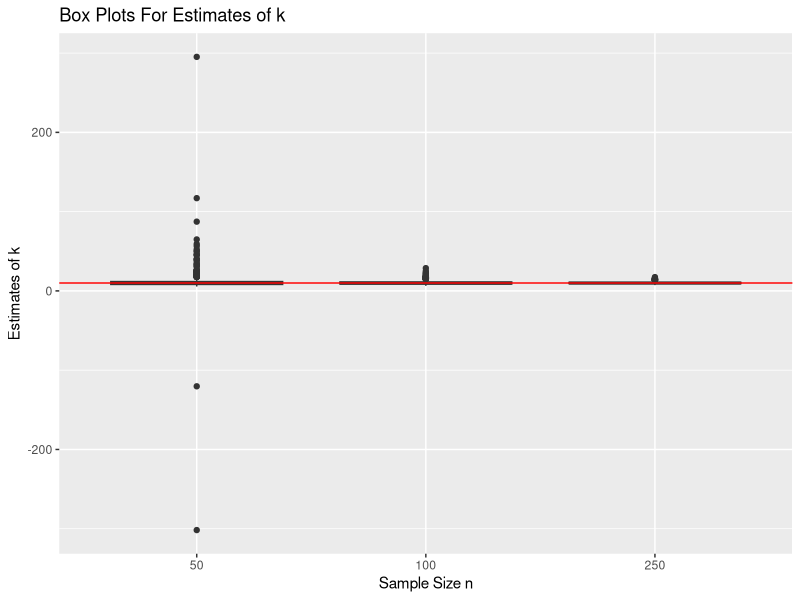
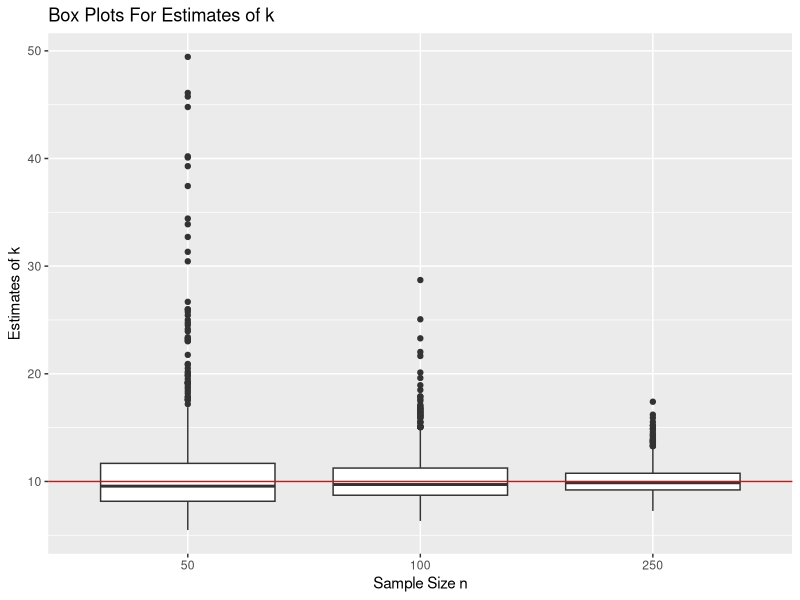
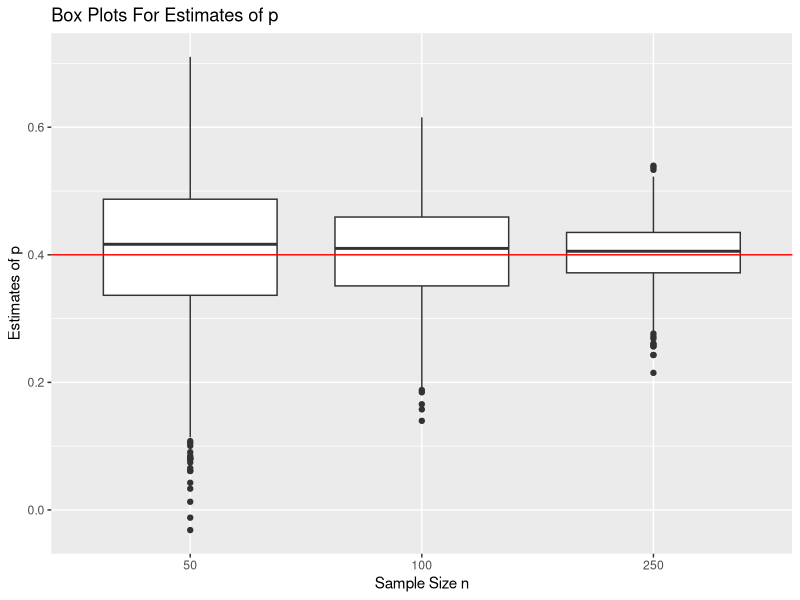

The R script that drew these images, in order:
## ---- chunk 1
knitr::opts_chunk$set(echo = TRUE)
## ---- chunk 2
n=50 #50 observations in the sample
srand= rbinom(50,10,0.4) #generate the random sample
## ---- chunk 3
#The function takes in a sample vector.
estimates = function(sinput){
  n=length(srand) #size of sample
  smean=mean(sinput) #mean of sample
  sumdiff=sum((sinput-smean)^2) #The sum of the squared difference between the x values and the mean
  khat=(smean^2)/(smean-(1/n)*sumdiff) #estimate of k
  phat=smean/khat #estimate of p
return(c(khat,phat)) #To return estimates of k and p 
}

estimates(srand) #Test the function
## ---- chunk 4
N=1000 #1000 samples
n=50 #50 observations per sample
srand=rbinom(1000*50,10,0.4) #generate the random sample
#My steps for solving this problem are to place the random sample vector into
#a 50 by 1000 matrix. Ultimately, we can use the apply function to get values 
#from the columns. Each column represents a sample with 50 observations. There are
#1000 columns.
sampmatrix=matrix(srand,50,1000) 
#I used a function to find the sum of the squared difference between 
#the values and the column means.
#This function is utilized in the apply function for the columns.
sumdiff=function(values){
  valmeans=mean(values)
  sumdiffvals=sum((values-valmeans)^2) 
  return(sumdiffvals)
}

estimates2 = function(sampmatrix){
    smeans=apply(sampmatrix,2,mean) #mean of all 1000 samples
    sumdiffs=apply(sampmatrix,2,sumdiff) 
    #sumdiffs is the sum of the squared difference between the x values and 
    #the mean for all columns
    khat=(smeans^2)/(smeans-(1/n)*sumdiffs) #estimates of k
    phat=smeans/khat #estimates of p
    return(cbind(khat,phat)) #To return estimates of k and p 
}
estimate.mat=estimates2(sampmatrix)
#Show the number of estimates and the first 10 outputs:
dim(estimate.mat)[1]
estimate.mat[1:10,]
## ---- chunk 5
#When n=100:
n=100
srand=rbinom(N*n,10,0.4) #Generate random values
sampmatrix2=matrix(srand,n,N) #Create the sample matrix
estimate.mat2=estimates2(sampmatrix2)
#Show the number of estimates and the first 10 outputs:
dim(estimate.mat2)[1]
estimate.mat2[1:10,]
#When n=250:
N=1000
n=250
srand=rbinom(N*n,10,0.4)
sampmatrix3=matrix(srand,n,N)
estimate.mat3=estimates2(sampmatrix3)
#Show the number of estimates and the first 10 outputs:
dim(estimate.mat3)[1]
estimate.mat3[1:10,]
## ---- chunk 6
#First, we start with n=50.
#To the find the bias, we should find the expected value of khat and subtract 
#the true value of khat.
#To find MSE, we add the bias squared and the variance of the estimator.
#For this problem, I will use a function to caluculate the bias and
#mean squared error for khat and phat. The function will take in the
#1000 by 2 matrix of estimates for k and p. 
#It will also return a 2 by 2 matrix with the estimated values.

Bias_MSE_funct=function(nummat){
    avgkhat=mean(nummat[,1]) #Average of the khats(expectation)
    biask=avgkhat-10 #Bias is the expected value minus the true value(10)
    MSEk=biask^2+var(nummat[,1]) #MSE is equal to the sum of the bias squared and the variance of khat.
    #For phat:
    avgphat=mean(nummat[,2])
    biasp=avgphat-0.4
    MSEp=biasp^2+var(estimate.mat[,2])
    results=matrix(c(biask,biasp,MSEk,MSEp),2,2, byrow=TRUE) #Create a 2 by 2 matrix with the estimates.
    colnames(results)=c("khat","phat") #Label the rows and columns
    rownames(results)=c("Bias" , "MSE")
    return(results)
}

#First, we start with n=50
result=Bias_MSE_funct(estimate.mat)
result

#n=100
result2=Bias_MSE_funct(estimate.mat2)
result2

#n=250
result3=Bias_MSE_funct(estimate.mat3)
result3
## ---- chunk 7
library(ggplot2)
#First, we need to organize data so that ggplot can read it correctly
nvalues=c(50,100,250) 
combined_dat1=cbind(estimate.mat[,1],nvalues[1]) #Matrix with k values when n=50
combined_dat2=cbind(estimate.mat2[,1],nvalues[2])#Matrix with k values when n=100
combined_dat3=cbind(estimate.mat3[,1],nvalues[3])#Matrix with k values when n=250
boxplotdata=data.frame(rbind(combined_dat1,combined_dat2,combined_dat3))
#boxplotdata combines, by row, the k estimates and the associated n values.
colnames(boxplotdata)=c("k_estimates","values_n")
#Must change the values_n column to factor in order for ggplot to work properly
boxplotdata$values_n=as.factor(boxplotdata$values_n) 
#Full boxplot
ggplot(data = boxplotdata, mapping = aes(x=values_n,y=k_estimates))+ geom_boxplot() + geom_hline(yintercept=10, color="red")+ggtitle("Box Plots For Estimates of k") +labs(y= "Estimates of k", x = "Sample Size n")
## ---- chunk 8
#Filter the values so that we only have k estimates between 0 and 50
library(dplyr)
boxplotdatanew=filter(boxplotdata,boxplotdata$k_estimates>= 0 &boxplotdata$k_estimates<=50) 
#Generate the new boxplots:
ggplot(data = boxplotdatanew, mapping = aes(x=values_n,y=k_estimates))+ geom_boxplot() + geom_hline(yintercept=10, color="red")+ggtitle("Box Plots For Estimates of k") +labs(y= "Estimates of k", x = "Sample Size n")

## ---- chunk 9
#put all p estimates into one vector
Pvals=c(estimate.mat[,2],estimate.mat2[,2],estimate.mat3[,2]) 

#Then, we create a vector that contains the sample sizes
#The locations of n correspond to the correct p estimates
nvalues=c(rep(50,1000),rep(100,1000),rep(250,1000))

#Create data frame that combines the p estimates vector and sample size vector
Pdata=data.frame(cbind(Pvals,nvalues))
colnames(Pdata)=c("pvals","nvalues")
Pdata$nvalues=as.factor(Pdata$nvalues) #Change n column to factor for ggplot
ggplot(data = Pdata, mapping = aes(x=nvalues,y=pvals))+ geom_boxplot() + geom_hline(yintercept=0.4, color="red")+ggtitle("Box Plots For Estimates of p") +labs(y= "Estimates of p", x = "Sample Size n")
